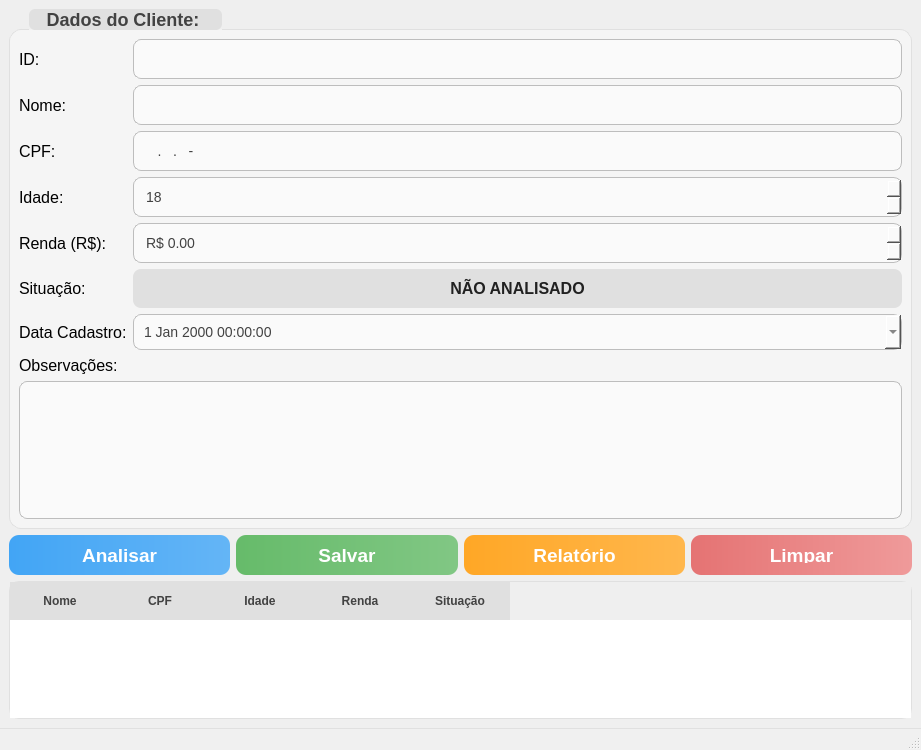
<?xml version="1.0" encoding="UTF-8"?>
<ui version="4.0">
 <class>MainWindow</class>
 <widget class="QMainWindow" name="MainWindow">
  <property name="geometry">
   <rect>
    <x>0</x>
    <y>0</y>
    <width>921</width>
    <height>750</height>
   </rect>
  </property>
  <property name="windowTitle">
   <string>Sistema de Análise de Crédito</string>
  </property>
  <widget class="QWidget" name="centralwidget">
   <layout class="QVBoxLayout" name="verticalLayout">
    <item>
     <widget class="QGroupBox" name="groupBox">
      <property name="styleSheet">
       <string notr="true">QGroupBox {
        border: 1px solid #e0e0e0;
        border-radius: 12px;
        margin-top: 20px;
        font-size: 18px;
        font-weight: 500;
        color: #424242;
        background-color: #f5f5f5;
        box-shadow: 0 4px 8px rgba(0, 0, 0, 0.1);
}

QGroupBox::title {
    subcontrol-origin: margin;
    left: 20px;
    padding: 0 15px;
    background-color: #e0e0e0;
    border-radius: 6px;
}</string>
      </property>
      <property name="title">
       <string>Dados do Cliente: </string>
      </property>
      <layout class="QGridLayout">
       <item row="0" column="0">
        <widget class="QLabel" name="label_id">
         <property name="font">
          <font>
           <pointsize>12</pointsize>
           <bold>false</bold>
          </font>
         </property>
         <property name="text">
          <string>ID:</string>
         </property>
        </widget>
       </item>
       <item row="0" column="1">
        <widget class="QLineEdit" name="txtId">
         <property name="styleSheet">
          <string notr="true">QLineEdit {
    padding: 10px;
    border: 1px solid #bdbdbd;
    border-radius: 8px;
    font-size: 14px;
    background-color: #fafafa;
    color: #424242;
}

QLineEdit:focus {
    border: 2px solid #1e88e5;
    background-color: #fff;
}</string>
         </property>
        </widget>
       </item>
       <item row="1" column="0">
        <widget class="QLabel" name="label">
         <property name="font">
          <font>
           <pointsize>12</pointsize>
           <bold>false</bold>
          </font>
         </property>
         <property name="text">
          <string>Nome:</string>
         </property>
        </widget>
       </item>
       <item row="1" column="1">
        <widget class="QLineEdit" name="txtNome">
         <property name="styleSheet">
          <string notr="true">QLineEdit {
    padding: 10px;
    border: 1px solid #bdbdbd;
    border-radius: 8px;
    font-size: 14px;
    background-color: #fafafa;
    color: #424242;
}

QLineEdit:focus {
    border: 2px solid #1e88e5;
    background-color: #fff;
}</string>
         </property>
        </widget>
       </item>
       <item row="2" column="0">
        <widget class="QLabel" name="label_2">
         <property name="font">
          <font>
           <pointsize>12</pointsize>
           <bold>false</bold>
          </font>
         </property>
         <property name="text">
          <string>CPF:</string>
         </property>
        </widget>
       </item>
       <item row="2" column="1">
        <widget class="QLineEdit" name="txtCpf">
         <property name="styleSheet">
          <string notr="true">QLineEdit {
    padding: 10px;
    border: 1px solid #bdbdbd;
    border-radius: 8px;
    font-size: 14px;
    background-color: #fafafa;
    color: #424242;
}

QLineEdit:focus {
    border: 2px solid #1e88e5;
    background-color: #fff;
}</string>
         </property>
         <property name="inputMask">
          <string>000.000.000-00</string>
         </property>
        </widget>
       </item>
       <item row="3" column="0">
        <widget class="QLabel" name="label_3">
         <property name="font">
          <font>
           <pointsize>12</pointsize>
           <bold>false</bold>
          </font>
         </property>
         <property name="text">
          <string>Idade:</string>
         </property>
        </widget>
       </item>
       <item row="3" column="1">
        <widget class="QSpinBox" name="txtIdade">
         <property name="styleSheet">
          <string notr="true">QSpinBox {
    padding: 10px;
    border: 1px solid #bdbdbd;
    border-radius: 8px;
    font-size: 14px;
    background-color: #fafafa;
    color: #424242;
}

QSpinBox:focus {
    border: 2px solid #1e88e5;
    background-color: #fff;
}</string>
         </property>
         <property name="minimum">
          <number>18</number>
         </property>
         <property name="maximum">
          <number>100</number>
         </property>
         <property name="value">
          <number>18</number>
         </property>
        </widget>
       </item>
       <item row="4" column="0">
        <widget class="QLabel" name="label_4">
         <property name="font">
          <font>
           <pointsize>12</pointsize>
           <bold>false</bold>
          </font>
         </property>
         <property name="text">
          <string>Renda (R$):</string>
         </property>
        </widget>
       </item>
       <item row="4" column="1">
        <widget class="QDoubleSpinBox" name="txtRenda">
         <property name="styleSheet">
          <string notr="true">QDoubleSpinBox {
    padding: 10px;
    border: 1px solid #bdbdbd;
    border-radius: 8px;
    font-size: 14px;
    background-color: #fafafa;
    color: #424242;
}

QDoubleSpinBox:focus {
    border: 2px solid #1e88e5;
    background-color: #fff;
}</string>
         </property>
         <property name="prefix">
          <string>R$ </string>
         </property>
         <property name="decimals">
          <number>2</number>
         </property>
         <property name="minimum">
          <double>0.000000000000000</double>
         </property>
         <property name="maximum">
          <double>999999.000000000000000</double>
         </property>
        </widget>
       </item>
       <item row="5" column="0">
        <widget class="QLabel" name="label_5">
         <property name="font">
          <font>
           <pointsize>12</pointsize>
           <bold>false</bold>
          </font>
         </property>
         <property name="text">
          <string>Situação:</string>
         </property>
        </widget>
       </item>
       <item row="5" column="1">
        <widget class="QLabel" name="txtSituacao">
         <property name="styleSheet">
          <string notr="true">QLabel {
    font-weight: 600;
    font-size: 16px;
    padding: 10px;
    border-radius: 8px;
    background-color: #e0e0e0;
    color: #212121;
    text-align: center;
}</string>
         </property>
         <property name="text">
          <string>NÃO ANALISADO</string>
         </property>
         <property name="alignment">
          <set>AlignCenter</set>
         </property>
        </widget>
       </item>
       <!-- NOVOS CAMPOS ADICIONADOS AQUI -->
       <item row="6" column="0">
        <widget class="QLabel" name="label_6">
         <property name="font">
          <font>
           <pointsize>12</pointsize>
           <bold>false</bold>
          </font>
         </property>
         <property name="text">
          <string>Data Cadastro:</string>
         </property>
        </widget>
       </item>
       <item row="6" column="1">
        <widget class="QDateTimeEdit" name="txtDataCadastro">
         <property name="styleSheet">
          <string notr="true">QDateTimeEdit {
    padding: 8px;
    border: 1px solid #bdbdbd;
    border-radius: 8px;
    font-size: 14px;
    background-color: #fafafa;
    color: #424242;
}

QDateTimeEdit:focus {
    border: 2px solid #1e88e5;
    background-color: #fff;
}</string>
         </property>
         <property name="calendarPopup">
          <bool>true</bool>
         </property>
        </widget>
       </item>
       <item row="7" column="0" colspan="2">
        <widget class="QLabel" name="label_7">
         <property name="font">
          <font>
           <pointsize>12</pointsize>
           <bold>false</bold>
          </font>
         </property>
         <property name="text">
          <string>Observações:</string>
         </property>
        </widget>
       </item>
       <item row="8" column="0" colspan="2">
        <widget class="QTextEdit" name="txtObs">
         <property name="styleSheet">
          <string notr="true">QTextEdit {
    border: 1px solid #bdbdbd;
    border-radius: 8px;
    font-size: 14px;
    background-color: #fafafa;
    color: #424242;
    padding: 5px;
}

QTextEdit:focus {
    border: 2px solid #1e88e5;
    background-color: #fff;
}</string>
         </property>
         <property name="maximumHeight">
          <number>80</number>
         </property>
        </widget>
       </item>
      </layout>
     </widget>
    </item>
    <item>
     <layout class="QHBoxLayout" name="horizontalLayout">
      <item>
       <widget class="QPushButton" name="btnAnalisar">
        <property name="minimumSize">
         <size>
          <width>120</width>
          <height>40</height>
         </size>
        </property>
        <property name="font">
         <font>
          <pointsize>14</pointsize>
          <fontweight>Medium</fontweight>
         </font>
        </property>
        <property name="styleSheet">
         <string notr="true">QPushButton {
    background: qlineargradient(x1:0, y1:0, x2:1, y2:0, stop:0 #42a5f5, stop:1 #64b5f6);
    color: white;
    border: none;
    border-radius: 10px;
    padding: 12px 20px;
    font-weight: 500;
    box-shadow: 0 4px 8px rgba(0, 0, 0, 0.1);
}

QPushButton:hover {
    background: qlineargradient(x1:0, y1:0, x2:1, y2:0, stop:0 #1e88e5, stop:1 #42a5f5);
    box-shadow: 0 6px 12px rgba(0, 0, 0, 0.2);
}

QPushButton:pressed {
    background: qlineargradient(x1:0, y1:0, x2:1, y2:0, stop:0 #1565c0, stop:1 #2979ff);
    box-shadow: 0 2px 4px rgba(0, 0, 0, 0.2);
}</string>
        </property>
        <property name="text">
         <string>Analisar</string>
        </property>
       </widget>
      </item>
      <item>
       <widget class="QPushButton" name="btnSalvar">
        <property name="minimumSize">
         <size>
          <width>120</width>
          <height>40</height>
         </size>
        </property>
        <property name="font">
         <font>
          <pointsize>14</pointsize>
          <fontweight>Medium</fontweight>
         </font>
        </property>
        <property name="styleSheet">
         <string notr="true">QPushButton {
    background: qlineargradient(x1:0, y1:0, x2:1, y2:0, stop:0 #66bb6a, stop:1 #81c784);
    color: white;
    border: none;
    border-radius: 10px;
    padding: 12px 20px;
    font-weight: 500;
    box-shadow: 0 4px 8px rgba(0, 0, 0, 0.1);
}

QPushButton:hover {
    background: qlineargradient(x1:0, y1:0, x2:1, y2:0, stop:0 #4caf50, stop:1 #66bb6a);
    box-shadow: 0 6px 12px rgba(0, 0, 0, 0.2);
}

QPushButton:pressed {
    background: qlineargradient(x1:0, y1:0, x2:1, y2:0, stop:0 #388e3c, stop:1 #43a047);
    box-shadow: 0 2px 4px rgba(0, 0, 0, 0.2);
}</string>
        </property>
        <property name="text">
         <string>Salvar</string>
        </property>
       </widget>
      </item>
      <item>
       <widget class="QPushButton" name="btnRelatorio">
        <property name="minimumSize">
         <size>
          <width>120</width>
          <height>40</height>
         </size>
        </property>
        <property name="font">
         <font>
          <pointsize>14</pointsize>
          <fontweight>Medium</fontweight>
         </font>
        </property>
        <property name="styleSheet">
         <string notr="true">QPushButton {
    background: qlineargradient(x1:0, y1:0, x2:1, y2:0, stop:0 #ffa726, stop:1 #ffb74d);
    color: white;
    border: none;
    border-radius: 10px;
    padding: 12px 20px;
    font-weight: 500;
    box-shadow: 0 4px 8px rgba(0, 0, 0, 0.1);
}

QPushButton:hover {
    background: qlineargradient(x1:0, y1:0, x2:1, y2:0, stop:0 #fb8c00, stop:1 #ffa726);
    box-shadow: 0 6px 12px rgba(0, 0, 0, 0.2);
}

QPushButton:pressed {
    background: qlineargradient(x1:0, y1:0, x2:1, y2:0, stop:0 #ef6c00, stop:1 #f57c00);
    box-shadow: 0 2px 4px rgba(0, 0, 0, 0.2);
}</string>
        </property>
        <property name="text">
         <string>Relatório</string>
        </property>
       </widget>
      </item>
      <item>
       <widget class="QPushButton" name="btnLimpar">
        <property name="minimumSize">
         <size>
          <width>120</width>
          <height>40</height>
         </size>
        </property>
        <property name="font">
         <font>
          <pointsize>14</pointsize>
          <fontweight>Medium</fontweight>
         </font>
        </property>
        <property name="styleSheet">
         <string notr="true">QPushButton {
    background: qlineargradient(x1:0, y1:0, x2:1, y2:0, stop:0 #e57373, stop:1 #ef9a9a);
    color: white;
    border: none;
    border-radius: 10px;
    padding: 12px 20px;
    font-weight: 500;
    box-shadow: 0 4px 8px rgba(0, 0, 0, 0.1);
}

QPushButton:hover {
    background: qlineargradient(x1:0, y1:0, x2:1, y2:0, stop:0 #d32f2f, stop:1 #e57373);
    box-shadow: 0 6px 12px rgba(0, 0, 0, 0.2);
}

QPushButton:pressed {
    background: qlineargradient(x1:0, y1:0, x2:1, y2:0, stop:0 #c62828, stop:1 #d32f2f);
    box-shadow: 0 2px 4px rgba(0, 0, 0, 0.2);
}</string>
        </property>
        <property name="text">
         <string>Limpar</string>
        </property>
       </widget>
      </item>
     </layout>
    </item>
    <item>
     <widget class="QTableWidget" name="tabelaClientes">
      <property name="styleSheet">
       <string notr="true">QTableWidget {
    alternate-background-color: #f0f0f0;
    selection-background-color: #bbdefb;
    selection-color: #212121;
    border: 1px solid #e0e0e0;
    border-radius: 10px;
    font-size: 14px;
}

QHeaderView::section {
    background-color: #e0e0e0;
    padding: 10px;
    border: none;
    font-weight: 500;
    color: #424242;
}

QTableWidget::item {
    padding: 8px;
}

QTableWidget::item:selected {
    background-color: #bbdefb;
    color: #212121;
}</string>
      </property>
      <column>
       <property name="text">
        <string>Nome</string>
       </property>
      </column>
      <column>
       <property name="text">
        <string>CPF</string>
       </property>
      </column>
      <column>
       <property name="text">
        <string>Idade</string>
       </property>
      </column>
      <column>
       <property name="text">
        <string>Renda</string>
       </property>
      </column>
      <column>
       <property name="text">
        <string>Situação</string>
       </property>
      </column>
     </widget>
    </item>
   </layout>
  </widget>
  <widget class="QStatusBar" name="statusbar">
   <property name="styleSheet">
    <string notr="true">QStatusBar {
    background-color: #f0f0f0;
    color: #424242;
    padding: 5px;
    font-size: 12px;
    border-top: 1px solid #e0e0e0;
}</string>
   </property>
  </widget>
 </widget>
 <resources/>
 <connections/>
</ui>
